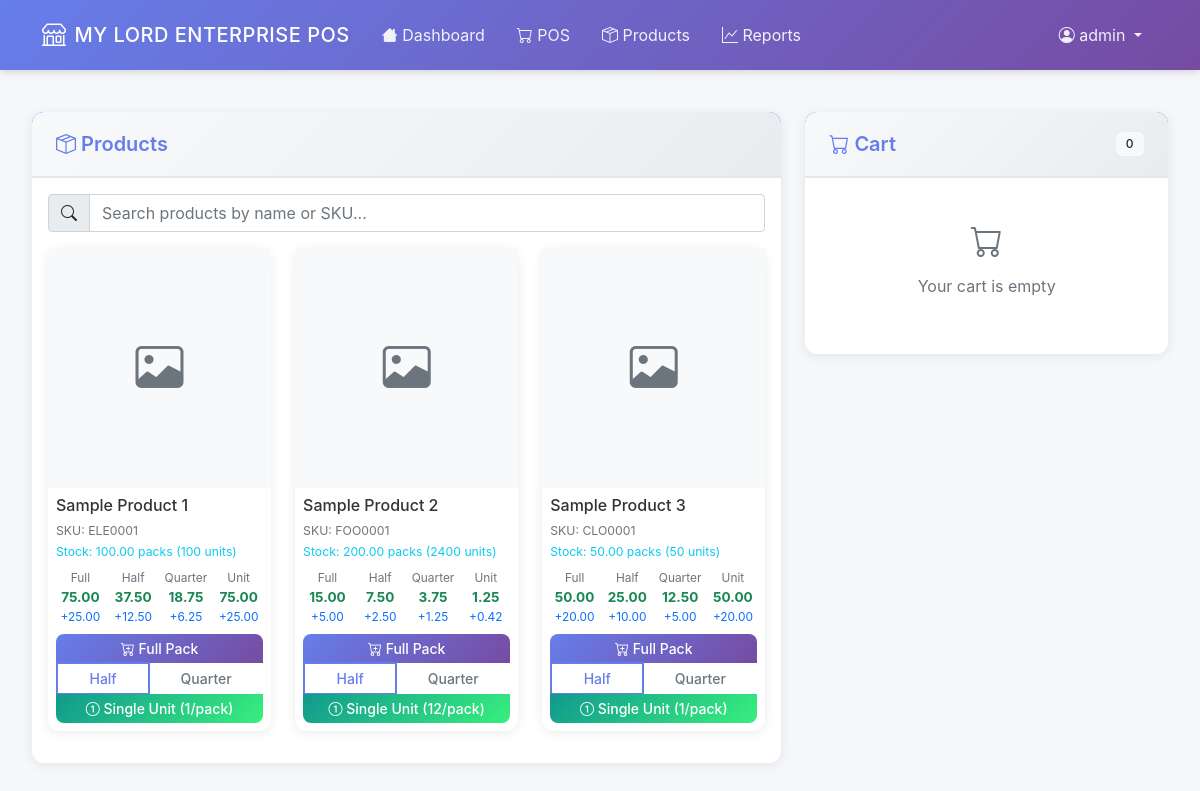
The page /pos/ (signed in) on the database as committed earlier.
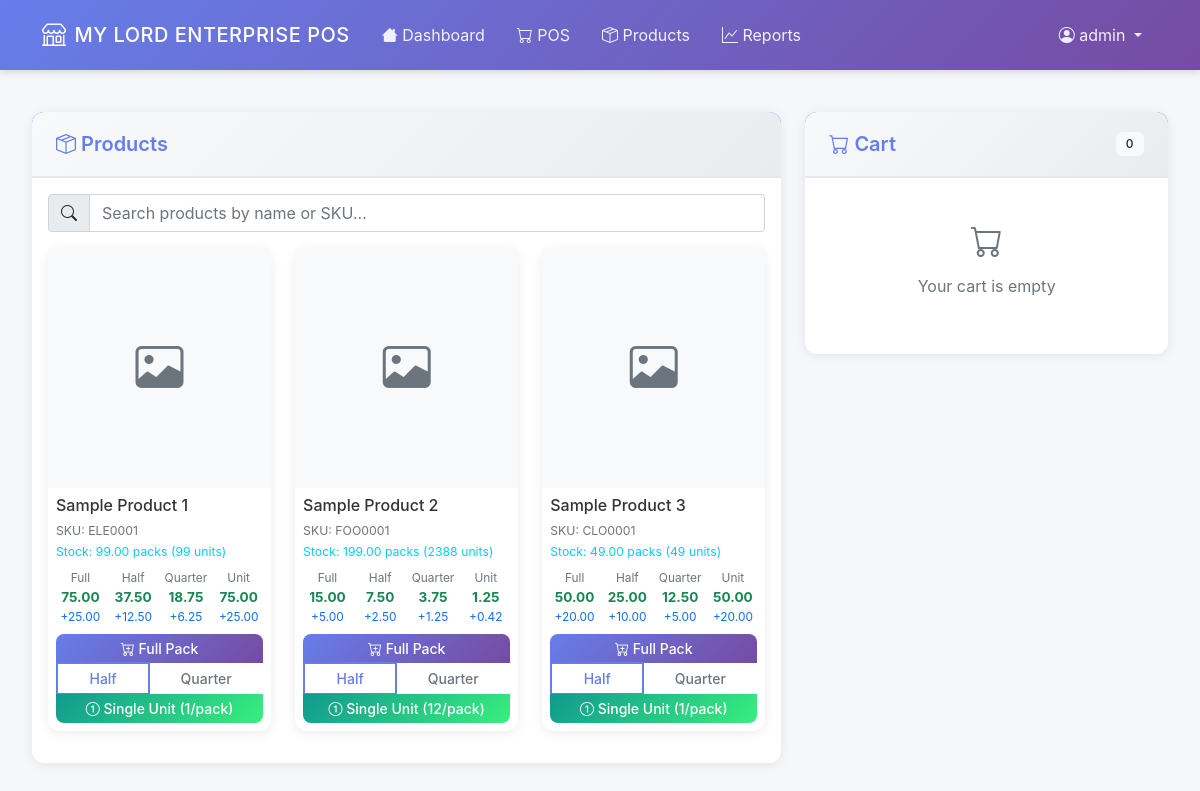
The same page on the database as committed later.
### app/models.py (models this page shows, shortened)
class Product(db.Model):
    id = db.Column(db.Integer, primary_key=True)
    sku = db.Column(db.String(20), unique=True, nullable=False, index=True)
    name = db.Column(db.String(100), nullable=False)
    category = db.Column(db.String(50), nullable=False, index=True)
    description = db.Column(db.Text)
    purchase_price = db.Column(db.Numeric(10, 2), nullable=False)
    full_price = db.Column(db.Numeric(10, 2), nullable=False)
    half_price = db.Column(db.Numeric(10, 2), nullable=True)
    price = db.Column(db.Numeric(10, 2), nullable=False)  # For backward compatibility
    units_per_pack = db.Column(db.Integer, default=1, nullable=False)  # How many units in a full pack
    unit_price = db.Column(db.Numeric(10, 2), nullable=True)  # Price per single unit (retail)
    quantity = db.Column(db.Numeric(10, 2), nullable=False, default=0)
    image_filename = db.Column(db.String(255), nullable=True)
    image_path = db.Column(db.String(500), nullable=True)
    created_at = db.Column(db.DateTime, nullable=False, default=datetime.utcnow)
    updated_at = db.Column(db.DateTime, default=datetime.utcnow, onupdate=datetime.utcnow)
    sale_items = db.relationship('SaleItem', backref='product', lazy=True)
    CATEGORIES = [
        ('electronics', 'Electronics'),
        ('clothing', 'Clothing'),
        ('food', 'Food & Beverages'),
        ('beauty', 'Beauty & Personal Care'),
        ('books', 'Books & Stationery'),
        ('home', 'Home & Garden'),
        ('sports', 'Sports & Recreation'),
        ('automotive', 'Automotive'),
        ('toys', 'Toys & Games'),
        ('health', 'Health & Wellness'),
        ('jewelry', 'Jewelry & Accessories'),
        ('music', 'Music & Instruments'),
        ('pets', 'Pet Supplies'),
        ('office', 'Office Supplies'),
        ('tools', 'Tools & Hardware'),
        ('other', 'Other')
    ]
    ALLOWED_IMAGE_EXTENSIONS = {'png', 'jpg', 'jpeg', 'gif', 'webp'}
    MAX_IMAGE_SIZE = 10 * 1024 * 1024  # 10MB
    @property
    def has_image(self):
        return self.image_filename is not None and self.image_path is not None
    @property
    def total_units_available(self):
        return float(self.quantity) * self.units_per_pack
    def get_price_for_unit(self, unit_type='full'):
        if unit_type == 'unit':
            return self.calculated_unit_price
        elif unit_type == 'half':
            return self.half_price if self.half_price else (self.full_price / Decimal('2'))
        elif unit_type == 'quarter':
            return self.full_price / Decimal('4')
        else:  # full
            return self.full_price
    def get_profit_for_unit(self, unit_type='full'):
        selling_price = self.get_price_for_unit(unit_type)
        if unit_type == 'unit':
            cost = self.purchase_price / Decimal(str(self.units_per_pack))
        elif unit_type == 'half':
            cost = self.purchase_price / Decimal('2')
        elif unit_type == 'quarter':
            cost = self.purchase_price / Decimal('4')
        else:  # full
            cost = self.purchase_price
        return selling_price - cost
    @property
    def quarter_price(self):
        return self.full_price / Decimal('4')
    @property
    def calculated_unit_price(self):
        if self.unit_price:
            return self.unit_price
        return self.full_price / Decimal(str(self.units_per_pack))

### app/pos.py (the view)
@bp.route('/')
@login_required
def pos_page():
    products = Product.query.filter(Product.quantity > 0).order_by(Product.name).all()
    continue_sale_id = session.get('continue_sale_id')
    if continue_sale_id:
        session.pop('continue_sale_id', None)
        return render_template('pos/pos.html', products=products, continue_sale_id=continue_sale_id)
    return render_template('pos/pos.html', products=products)

### app/models.py (called while the page is built)
    def needs_password_change(self):
        return self.must_change_password or self.is_temporary_password

    def is_admin(self):
        return self.role == 'admin'

    def is_manager(self):
        return self.role in ['admin', 'manager']

### app/templates/pos/pos.html (shortened to what the changed rows need)
{% extends "base.html" %}
{% block content %}
<div class="row">
    <div class="col-lg-8">
        <div class="card h-100">
            <div class="card-body">
                <div class="row" id="productsContainer">
                    {% for product in products %}
                    <div class="col-md-6 col-lg-4 mb-3 product-item" data-name="{{ product.name.lower() }}" data-sku="{{ product.sku.lower() }}">
                        <div class="card product-card h-100">
                            {% if product.has_image %}
                            <img src="{{ product.image_url }}" class="card-img-top" alt="{{ product.name }}" style="height: 240px; object-fit: cover;">
                            {% else %}
                            <div class="card-img-top bg-light d-flex align-items-center justify-content-center" style="height: 240px;">
                                <i class="bi bi-image text-muted" style="font-size: 3rem;"></i>
                            </div>
                            {% endif %}
                            <div class="card-body p-2">
                                <h6 class="card-title text-truncate mb-1" title="{{ product.name }}">{{ product.name }}</h6>
                                <p class="card-text small mb-2">
                                    <small class="text-muted">SKU: {{ product.sku }}</small><br>
                                    <small class="text-info">Stock: {{ product.quantity }} packs ({{ product.total_units_available|int }} units)</small>
                                </p>
                                <div class="mb-2" style="font-size: 0.85rem;">
                                    <div class="row text-center g-1">
                                        <div class="col-3">
                                            <small class="text-muted d-block">Full</small>
                                            <strong class="text-success">{{ "%.2f"|format(product.full_price) }}</strong>
                                            <small class="text-primary d-block">+{{ "%.2f"|format(product.get_profit_for_unit('full')) }}</small>
                                        </div>
                                        <div class="col-3">
                                            <small class="text-muted d-block">Half</small>
                                            <strong class="text-success">{{ "%.2f"|format(product.half_price) }}</strong>
                                            <small class="text-primary d-block">+{{ "%.2f"|format(product.get_profit_for_unit('half')) }}</small>
                                        </div>
                                        <div class="col-3">
                                            <small class="text-muted d-block">Quarter</small>
                                            <strong class="text-success">{{ "%.2f"|format(product.quarter_price) }}</strong>
                                            <small class="text-primary d-block">+{{ "%.2f"|format(product.get_profit_for_unit('quarter')) }}</small>
                                        </div>
                                        <div class="col-3">
                                            <small class="text-muted d-block">Unit</small>
                                            <strong class="text-success">{{ "%.2f"|format(product.calculated_unit_price) }}</strong>
                                            <small class="text-primary d-block">+{{ "%.2f"|format(product.get_profit_for_unit('unit')) }}</small>
                                        </div>
                                    </div>
                                </div>
                                <div class="btn-group-vertical w-100" role="group">
                                    <button class="btn btn-primary btn-sm add-to-cart-btn py-1"
                                            data-product-id="{{ product.id }}"
                                            data-product-name="{{ product.name }}"
                                            data-product-price="{{ product.full_price }}"
                                            data-product-stock="{{ product.quantity }}"
                                            data-product-sku="{{ product.sku }}"
                                            data-unit-type="full"
                                            data-profit="{{ product.get_profit_for_unit('full') }}"
                                            data-units-per-pack="{{ product.units_per_pack }}"
                                            {% if product.quantity == 0 %}disabled{% endif %}>
                                        <i class="bi bi-cart-plus"></i> Full Pack
                                    </button>
                                    <div class="btn-group btn-group-sm" role="group">
                                        <button class="btn btn-outline-primary btn-sm add-to-cart-btn py-1"
                                                data-product-id="{{ product.id }}"
                                                data-product-name="{{ product.name }}"
                                                data-product-price="{{ product.half_price }}"
                                                data-product-stock="{{ product.quantity }}"
                                                data-product-sku="{{ product.sku }}"
                                                data-unit-type="half"
                                                data-profit="{{ product.get_profit_for_unit('half') }}"
                                                data-units-per-pack="{{ product.units_per_pack }}"
                                                {% if product.quantity == 0 %}disabled{% endif %}>
                                            Half
                                        </button>
                                        <button class="btn btn-outline-secondary btn-sm add-to-cart-btn py-1"
                                                data-product-id="{{ product.id }}"
                                                data-product-name="{{ product.name }}"
                                                data-product-price="{{ product.quarter_price }}"
                                                data-product-stock="{{ product.quantity }}"
                                                data-product-sku="{{ product.sku }}"
                                                data-unit-type="quarter"
                                                data-profit="{{ product.get_profit_for_unit('quarter') }}"
                                                data-units-per-pack="{{ product.units_per_pack }}"
                                                {% if product.quantity == 0 %}disabled{% endif %}>
                                            Quarter
                                        </button>
                                    </div>
                                    <button class="btn btn-success btn-sm add-to-cart-btn py-1"
                                            data-product-id="{{ product.id }}"
                                            data-product-name="{{ product.name }}"
                                            data-product-price="{{ product.calculated_unit_price }}"
                                            data-product-stock="{{ product.quantity }}"
                                            data-product-sku="{{ product.sku }}"
                                            data-unit-type="unit"
                                            data-profit="{{ product.get_profit_for_unit('unit') }}"
                                            data-units-per-pack="{{ product.units_per_pack }}"
                                            data-total-units="{{ product.total_units_available|int }}"
                                            {% if product.quantity == 0 %}disabled{% endif %}>
                                        <i class="bi bi-1-circle"></i> Single Unit ({{ product.units_per_pack }}/pack)
                                    </button>
                                </div>
                            </div>
                        </div>
                    </div>
                    {% endfor %}
                </div>
            </div>
        </div>
    </div>
</div>
{% endblock %}

Rows that differ between the two databases and show on the page:
changed Product "Sample Product 1": quantity "100.00" → "99.00"; total_units_available "100" → "99"
changed Product "Sample Product 2": quantity "200.00" → "199.00"; total_units_available "2400" → "2388"
changed Product "Sample Product 3": quantity "50.00" → "49.00"; total_units_available "50" → "49"
